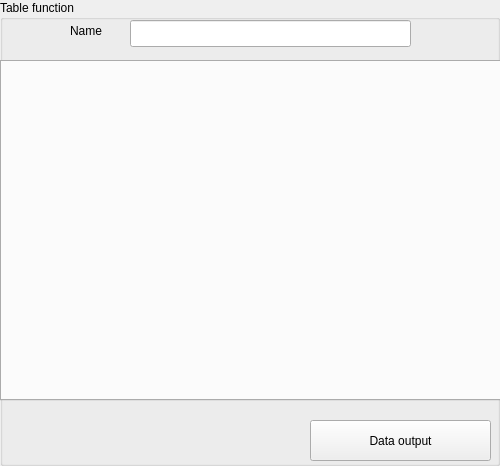
<?xml version="1.0" encoding="UTF-8"?>
<ui version="4.0">
 <class>TblFuncView</class>
 <widget class="QGroupBox" name="TblFuncView">
  <property name="geometry">
   <rect>
    <x>0</x>
    <y>0</y>
    <width>500</width>
    <height>466</height>
   </rect>
  </property>
  <property name="windowTitle">
   <string>GroupBox</string>
  </property>
  <property name="title">
   <string>Table function</string>
  </property>
  <widget class="QLabel" name="label">
   <property name="geometry">
    <rect>
     <x>70</x>
     <y>20</y>
     <width>59</width>
     <height>21</height>
    </rect>
   </property>
   <property name="text">
    <string>Name</string>
   </property>
  </widget>
  <widget class="QLineEdit" name="lineEdit">
   <property name="geometry">
    <rect>
     <x>130</x>
     <y>20</y>
     <width>281</width>
     <height>27</height>
    </rect>
   </property>
  </widget>
  <widget class="QPushButton" name="pushButton">
   <property name="geometry">
    <rect>
     <x>310</x>
     <y>420</y>
     <width>181</width>
     <height>41</height>
    </rect>
   </property>
   <property name="text">
    <string>Data output</string>
   </property>
  </widget>
  <widget class="QTabWidget" name="tabWidget">
   <property name="geometry">
    <rect>
     <x>0</x>
     <y>60</y>
     <width>501</width>
     <height>341</height>
    </rect>
   </property>
  </widget>
 </widget>
 <resources/>
 <connections/>
</ui>
